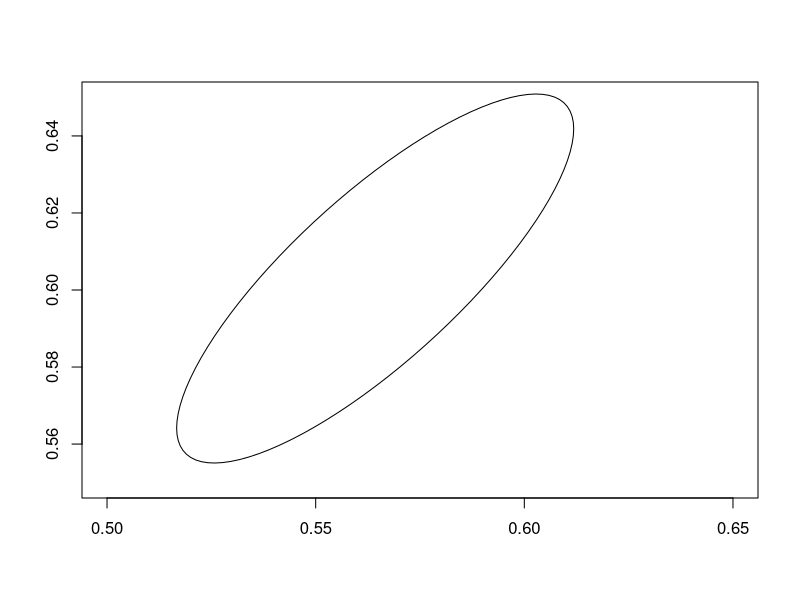
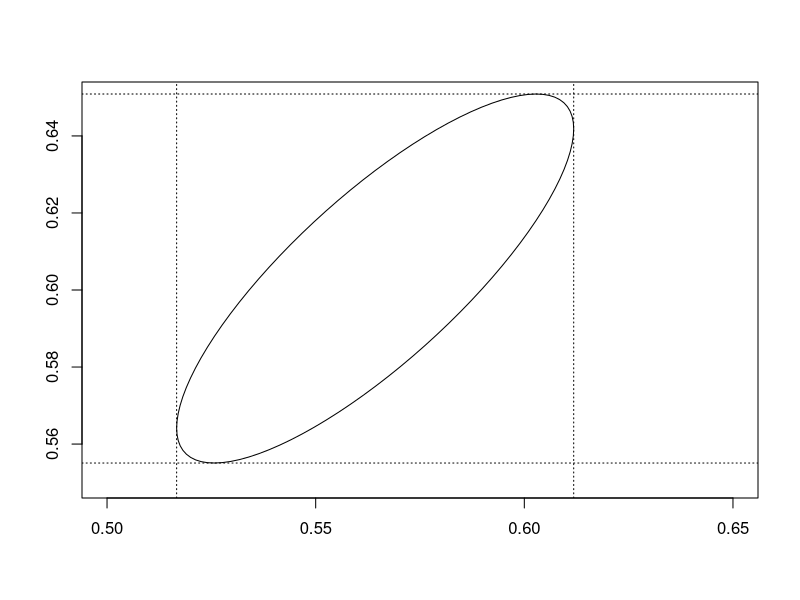
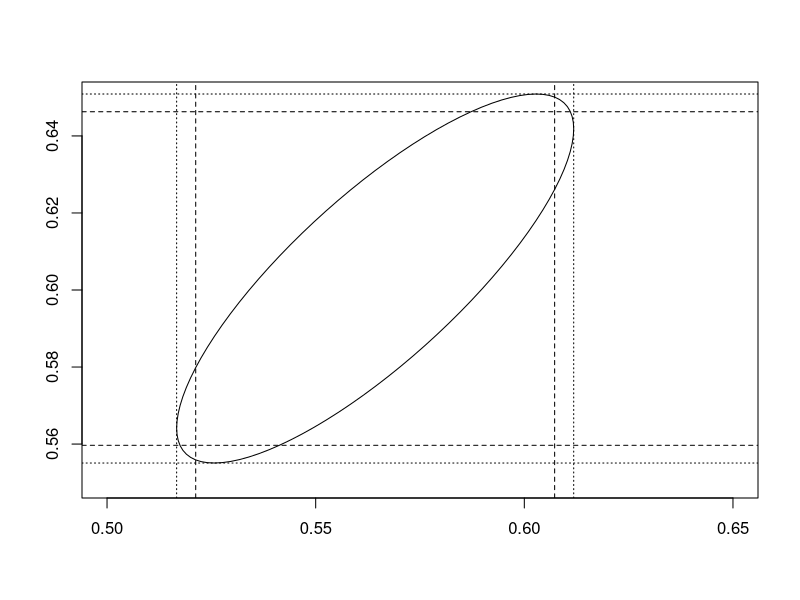

Recreate these plots in R, in order.
## ---- chunk 1
rm(list=ls())

X <- matrix(c(6,10,8,
              9,6,3),byrow=FALSE,ncol=2)

mu0 <- matrix(c(9,5),ncol=1)

n <- nrow(X)
p <- ncol(X)

(X.mean <- t(matrix(1,ncol=n) %*% X)/n)

(D <- X - matrix(1,nrow=n) %*% t(X.mean))

(S <- (n-1)^(-1) * t(D)%*%D)

Sinv <- solve(S)

T2 <- n * t(X.mean-mu0) %*% Sinv %*% (X.mean-mu0)

# T^2 esta distribuida como ((n-1)*p)/(n-p)*qf(1-alpha,p,n-p)

(3-1)*2/(3-2)*qf(1-0.05,2,3-2)
## ---- chunk 2

rm(list=ls())

dat <- read.table("sweat.DAT")
names(dat)[1] <- "Sweat rate"
names(dat)[2] <- "Sodium"
names(dat)[3] <- "Potassium"
head(dat)
## ---- chunk 3

X <- as.matrix(dat)
n <- nrow(X)
p <- ncol(X)
X.mean <- t(matrix(1,ncol=n) %*% X)/n
D <- X - matrix(1,nrow=n) %*% t(X.mean)
S <- (n-1)^(-1) * t(D)%*%D
Sinv <- solve(S)

mu = c(4,50,10)

(T2 = n*t(X.mean-mu)%*%Sinv%*%(X.mean-mu))
## ---- chunk 4
alpha <- 0.1 # Nivel de significancia

(critical.value <- (p*(n-1))/(n-p)*qf(1-alpha,p,n-p))

## ---- chunk 5
(T2 > critical.value)

## ---- chunk 6
rm(list=ls())

alpha <- 0.05

dat.closed <- read.table("closed.DAT") # Door closed
dat.open <- read.table("open.DAT") # Door Open
dat <- data.frame(closed=dat.closed[,1]^.25, 
                  open=dat.open[,1]^.25)

head(dat)

## ---- chunk 7
X <- as.matrix(dat)
n <- nrow(X)
p <- ncol(X)
X.mean <- t(matrix(1,ncol=n) %*% X)/n
D <- X - matrix(1,nrow=n) %*% t(X.mean)
S <- (n-1)^(-1) * t(D)%*%D
Sinv <- solve(S)

inRegion <- function(mu, X.mean, Sinv, n, alpha){
  critical.value <- (p*(n-1))/(n-p)*qf(1-alpha,p,n-p)
  return(n*t(X.mean-mu)%*%Sinv%*%(X.mean-mu) > critical.value)
}

inRegion(mu=matrix(c(0.562,0.589),
                   ncol=1),
         X.mean=X.mean,
         Sinv=Sinv,
         n=n,
         alpha=alpha)

## ---- chunk 8
library(plotrix)
angle <- atan(eigen(S)$vectors[2,1]/eigen(S)$vectors[1,1]) 
plot(0,pch='',ylab='',xlab='',xlim=c(0.5,0.65),ylim=c(0.55,0.65))
axis1 <- sqrt(eigen(S)$values[1])*
  sqrt(
    (p*(n-1))/
      (n*(n-p))* # no es el mismo valor critico que antes 
      qf(1-alpha,p,n-p)) 
axis2 <- sqrt(eigen(S)$values[2])*
  sqrt((p*(n-1))/(n*(n-p))*qf(1-alpha,p,n-p))
lengths <- c(axis1,axis2)
draw.ellipse(x=X.mean[1,1],y=X.mean[2,1],a=lengths[1],b=lengths[2],angle=angle,deg=FALSE)

# sqrt(eigen(S)$values[1])/sqrt(eigen(S)$values[2])
## ---- chunk 9
a1 <- matrix(c(1,0),ncol=1)
a2 <- matrix(c(0,1),ncol=1)

l1 <- X.mean[1,1] - sqrt((p*(n-1))/(n*(n-p))*qf(1-alpha,p,n-p)*t(a1)%*%S%*%a1)
u1 <- X.mean[1,1] + sqrt((p*(n-1))/(n*(n-p))*qf(1-alpha,p,n-p)*t(a1)%*%S%*%a1)

l2 <- X.mean[2,1] - sqrt((p*(n-1))/(n*(n-p))*qf(1-alpha,p,n-p)*t(a2)%*%S%*%a2)
u2 <- X.mean[2,1] + sqrt((p*(n-1))/(n*(n-p))*qf(1-alpha,p,n-p)*t(a2)%*%S%*%a2)

l1;u1
l2;u2

plot(0,pch='',ylab='',xlab='',xlim=c(0.5,0.65),ylim=c(0.55,0.65))
draw.ellipse(x=X.mean[1,1],y=X.mean[2,1],a=lengths[1],b=lengths[2],angle=angle,deg=FALSE)

abline(v=l1,lty=3);abline(v=u1,lty=3)
abline(h=l2,lty=3);abline(h=u2,lty=3)
## ---- chunk 10
b <- 2
t.bonf <- qt(1-alpha/(2*b),df=n-1)

(l1b <- X.mean[1,1] - t.bonf * sqrt(S[1,1]/n))
(u1b <- X.mean[1,1] + t.bonf * sqrt(S[1,1]/n))
(l2b <- X.mean[2,1] - t.bonf * sqrt(S[2,2]/n))
(u2b <- X.mean[2,1] + t.bonf * sqrt(S[2,2]/n))


plot(0,pch='',ylab='',xlab='',xlim=c(0.5,0.65),ylim=c(0.55,0.65))
draw.ellipse(x=X.mean[1,1],y=X.mean[2,1],a=lengths[1],b=lengths[2],angle=angle,deg=FALSE)

abline(v=l1,lty=3);abline(v=u1,lty=3)
abline(h=l2,lty=3);abline(h=u2,lty=3)

abline(v=l1b,lty=2);abline(v=u1b,lty=2)
abline(h=l2b,lty=2);abline(h=u2b,lty=2)

